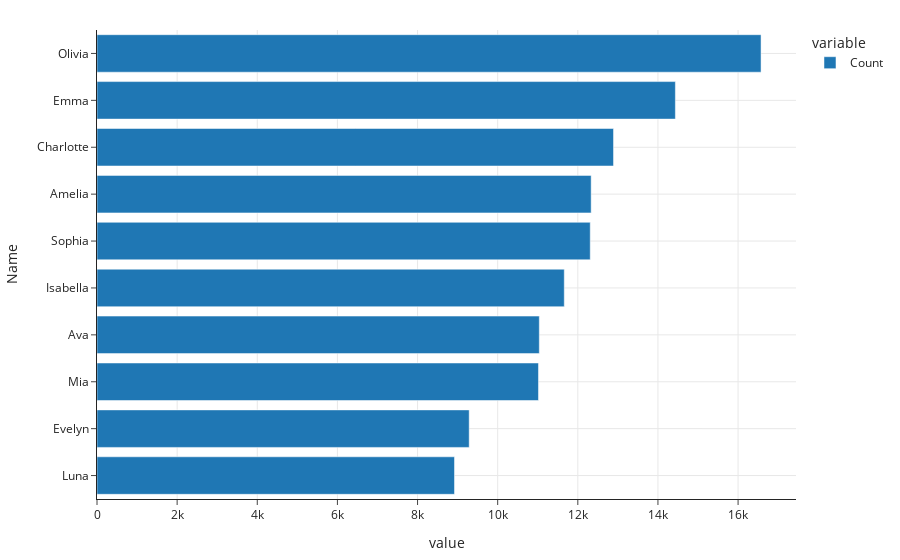
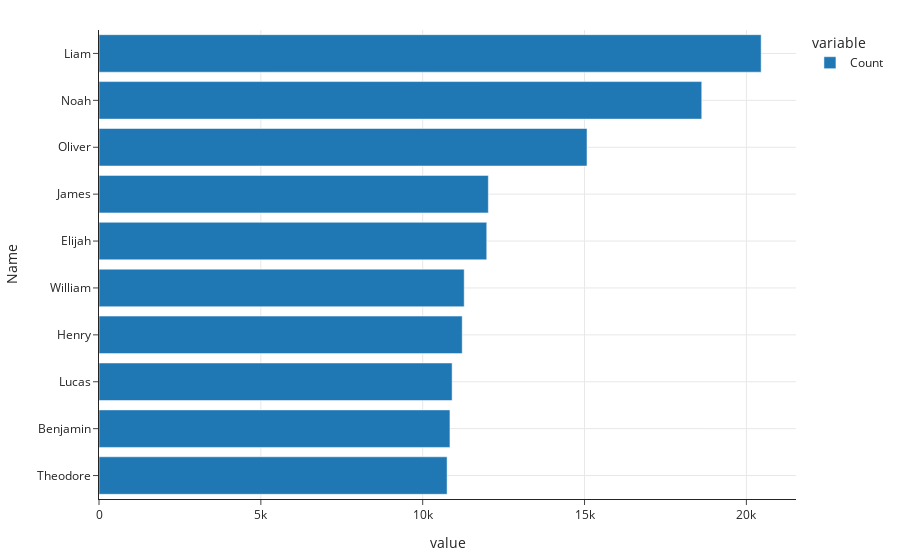

Here is the notebook cell these charts were saved with, in order:
### Markdown cell above
Can we create the same chart, separately for male and female babies?

We can, easily, since we defined the function `show_ten_most_common`!

### Code cell
baby.groupby('Sex').apply(show_ten_most_common);

### Figure 1 — Plotly figure (JSON) as saved in the notebook; plotly's stock layout.template omitted (floating-point values rounded to 4 significant figures)
{"data": [{"alignmentgroup": "True", "hovertemplate": "variable=Count<br>value=%{x}<br>Name=%{y}<extra></extra>", "legendgroup": "Count", "marker": {"color": "#1F77B4", "pattern": {"shape": ""}}, "name": "Count", "offsetgroup": "Count", "orientation": "h", "showlegend": true, "textposition": "auto", "type": "bar", "x": [8922, 9289, 11018, 11039, 11662, 12310, 12333, 12891, 14435, 16573], "xaxis": "x", "y": ["Luna", "Evelyn", "Mia", "Ava", "Isabella", "Sophia", "Amelia", "Charlotte", "Emma", "Olivia"], "yaxis": "y"}], "layout": {"barmode": "relative", "legend": {"title": {"text": "variable"}, "tracegroupgap": 0}, "xaxis": {"anchor": "y", "domain": [0, 1], "title": {"text": "value"}}, "yaxis": {"anchor": "x", "domain": [0, 1], "title": {"text": "Name"}}}}

### Figure 2 — Plotly figure (JSON) as saved in the notebook; plotly's stock layout.template omitted (floating-point values rounded to 4 significant figures)
{"data": [{"alignmentgroup": "True", "hovertemplate": "variable=Count<br>value=%{x}<br>Name=%{y}<extra></extra>", "legendgroup": "Count", "marker": {"color": "#1F77B4", "pattern": {"shape": ""}}, "name": "Count", "offsetgroup": "Count", "orientation": "h", "showlegend": true, "textposition": "auto", "type": "bar", "x": [10754, 10842, 10909, 11221, 11282, 11979, 12028, 15076, 18621, 20456], "xaxis": "x", "y": ["Theodore", "Benjamin", "Lucas", "Henry", "William", "Elijah", "James", "Oliver", "Noah", "Liam"], "yaxis": "y"}], "layout": {"barmode": "relative", "legend": {"title": {"text": "variable"}, "tracegroupgap": 0}, "xaxis": {"anchor": "y", "domain": [0, 1], "title": {"text": "value"}}, "yaxis": {"anchor": "x", "domain": [0, 1], "title": {"text": "Name"}}}}
